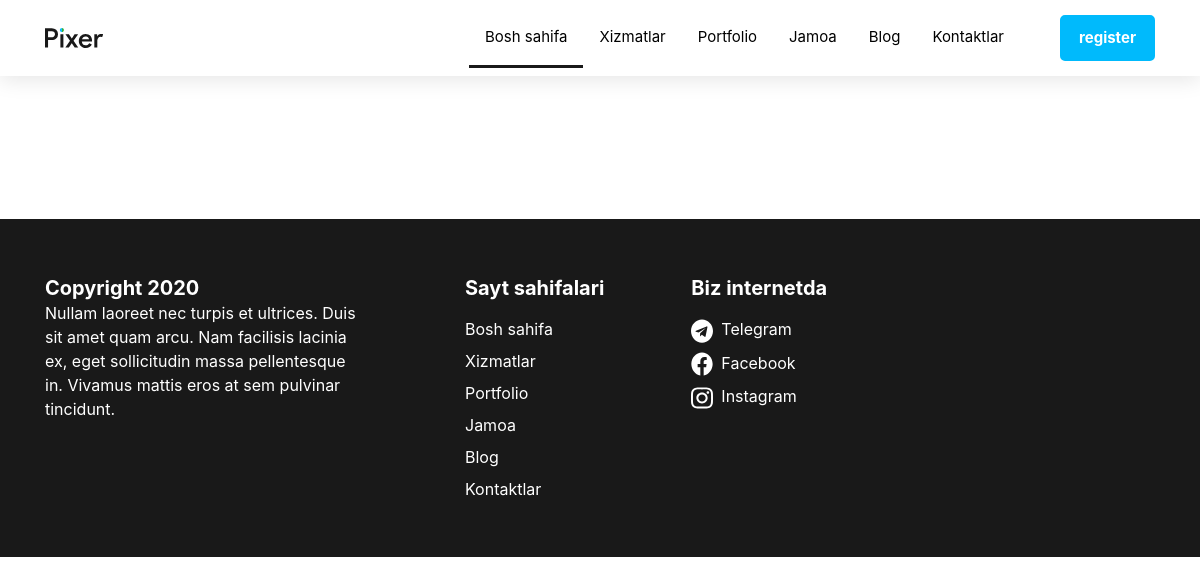
The app's page /frontend/, older data.
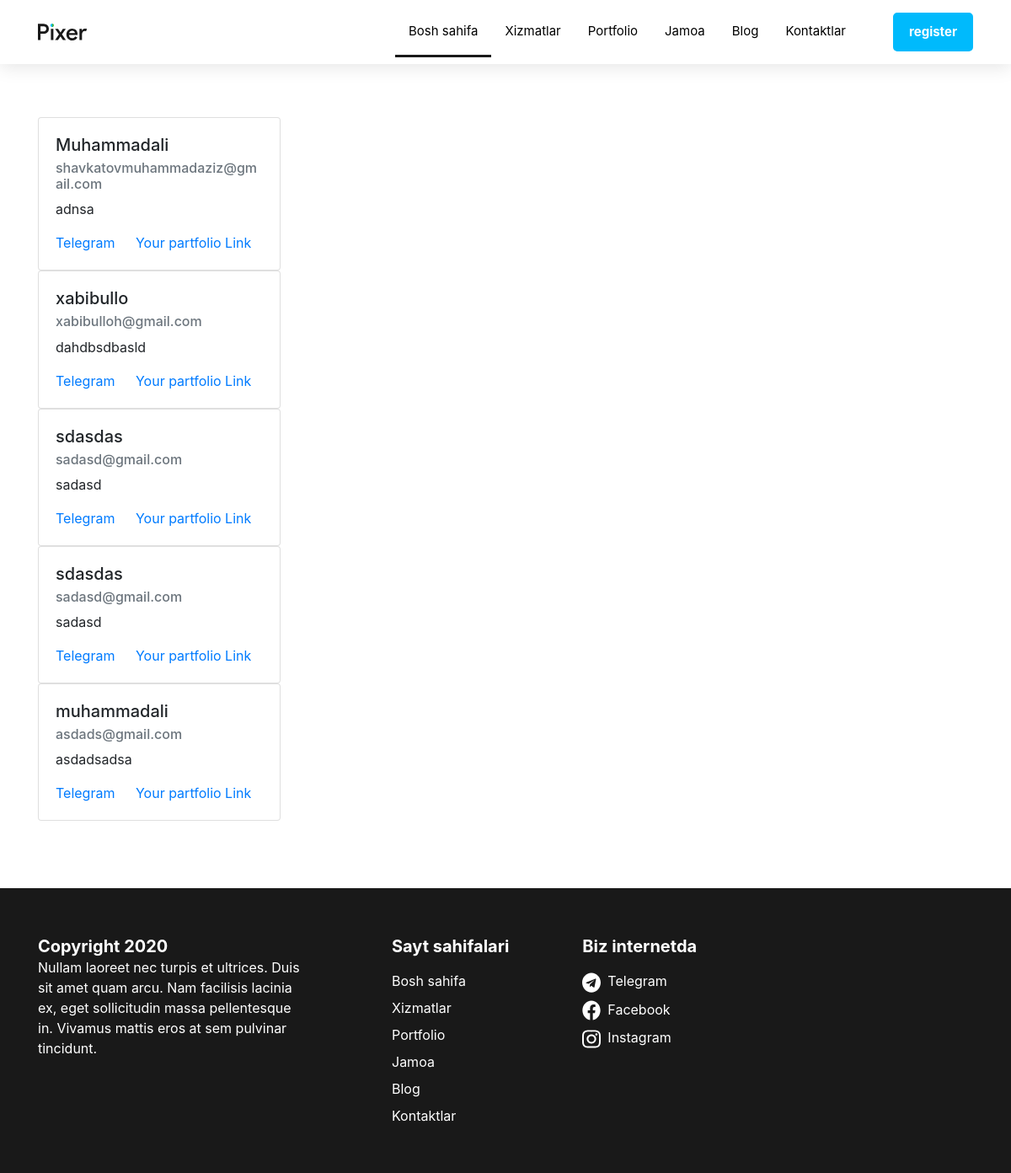
The same page, newer data.
### users/models.py (models this page shows, shortened)
class FrontendUsersModel(models.Model):
    name = models.CharField(max_length=225)
    description = models.CharField(max_length=225)
    email = models.EmailField()
    phone_number = models.CharField(max_length=50)
    telegram_link = models.URLField()
    part_link = models.URLField()
    class Meta:
        verbose_name = 'user'
        verbose_name_plural = 'users'

### users/views.py (the view)
def frontend_view(request):
    frontend = FrontendUsersModel.objects.all()
    context = {
        'frontend': frontend
    }
    return render(request, 'frontend.html', context=context)

### templates/frontend.html (shortened to what this page needs)
{% load static %}
<!DOCTYPE html>
<html lang="en">
<head>
    <link rel="stylesheet" href="{% static '/main.css' %}">
    <link rel="stylesheet" href="https://cdn.jsdelivr.net/npm/bootstrap@4.3.1/dist/css/bootstrap.min.css">
</head>
<body>
<header class="site-header">
        <div class="container">
            <div class="header-box">
                <a href="{static ./index.html}" class="header-logo-link">
                    <img src="{% static  '/img/pixeroldlogo.svg' %}" alt="pixer company old logo" class="header-logo">
                </a>
                <nav class="navbar">
                    <ul class="navbar-list list-styles">
                        <li class="navbar-item"><a href="./index.html" class="navbar-item-link">Bosh sahifa</a></li>
                        <li class="navbar-item"><a href="{% url 'users:service'  %}" class="navbar-item-link">Xizmatlar</a></li>
                        <li class="navbar-item"><a href="#" class="navbar-item-link">Portfolio</a></li>
                        <li class="navbar-item"><a href="#" class="navbar-item-link">Jamoa</a></li>
                        <li class="navbar-item"><a href="#" class="navbar-item-link">Blog</a></li>
                        <li class="navbar-item"><a href="#" class="navbar-item-link">Kontaktlar</a></li>
                    </ul>
                </nav>
                <a href="{% url 'users:front_register' %}" class="header-tel-link">register</a>
            </div>
        </div>
    </header>
    <section class="intro">
            <div class="container">
               {% for frontend in frontend %}
    <div class="card" style="width: 18rem;">
  <div class="card-body">
    <h5 class="card-title">{{ frontend.name }}</h5>
    <h6 class="card-subtitle mb-2 text-muted"><a>{{ frontend.email }}</a></h6>
    <p class="card-text">{{ frontend.description }}</p>
    <a href="{{ frontend.telegram_link }}" class="card-link">Telegram</a>
    <a href="{{ frontend.part_link }}" class="card-link">Your partfolio Link</a>
  </div>
</div>
    {% endfor %}
            </div>
        </section>
<footer class="site-footer">
        <div class="container">
            <div class="footer-box">
                <div class="footer-text-wrapper">
                    <p class="footer-text">
                        Nullam laoreet nec turpis et ultrices. Duis sit amet quam arcu. Nam facilisis lacinia ex,
                        eget sollicitudin massa pellentesque in. Vivamus mattis eros at sem pulvinar tincidunt.
                    </p>
                </div>
                <div class="footer-pages-wrapper">
                    <strong class="footer-box-title">Sayt sahifalari</strong>
                    <ul class="footer-list list-styles">
                        <li class="footer-pages-item"><a href="./index.html" class="footer-item-link">Bosh sahifa</a></li>
                        <li class="footer-pages-item"><a href="{% url 'users:service'  %}" class="footer-item-link">Xizmatlar</a></li>
                        <li class="footer-pages-item"><a href="#" class="footer-item-link">Portfolio</a></li>
                        <li class="footer-pages-item"><a href="#" class="footer-item-link">Jamoa</a></li>
                        <li class="footer-pages-item"><a href="#" class="footer-item-link">Blog</a></li>
                        <li class="footer-pages-item"><a href="#" class="footer-item-link">Kontaktlar</a></li>
                    </ul>
                </div>
                <div class="footer-social-wrapper">
                    <strong class="footer-box-title">Biz internetda</strong>
                    <ul class="footer-list list-styles">
                        <li class="footer-social-item">
                            <a href="https://telegram.org/" target="_blank" class="footer-item-link footer-social-telegram">Telegram</a>
                        </li>
                        <li class="footer-social-item">
                            <a href="https://www.facebook.com/" target="_blank" class="footer-item-link footer-social-facebook">Facebook</a>
                        </li>
                        <li class="footer-social-item">
                            <a href="https://www.instagram.com/" target="_blank" class="footer-item-link footer-social-instagram">Instagram</a>
                        </li>
                    </ul>
                </div>
            </div>
        </div>
    </footer>
</body>
</html>

### assets/main.css (style rules this page uses)
* { box-sizing: border-box; }
body { margin: 0; font-family: "Open Sans"; font-weight: 400; }
img { display: block; }
.container { width: 1140px; margin: 0 auto; padding: 0 20px; }
.list-styles { margin-top: 0; margin-bottom: 0; padding-left: 0; list-style: none; }
.site-header { position: fixed; top: 0; right: 0; left: 0; box-shadow: 0px 4px 20px 0px #0000001a; background-color: #fff; }
.header-box { display: flex; align-items: center; }
.navbar { margin-left: auto; }
.navbar-list { display: flex; margin-right: 24px; }
.navbar-item { border-bottom: 3px solid transparent; padding: 16px; }
.navbar-item:nth-child(1) { border-bottom: 3px solid #191919; }
.navbar-item-link { font-size: 15px; line-height: 24px; text-decoration-line: none; color: #000; }
.header-tel-link { font-size: 15px; font-weight: 700; line-height: 24px; border: 3px solid #00bafc; border-radius: 5px; padding: 8px 16px; text-decoration-line: none; color: #fff; background-color: #00bafc; }
.intro { margin-top: 59px; padding: 80px 0; }
.site-footer { padding-top: 56px; padding-bottom: 56px; background-color: #191919; }
.footer-box { display: flex; align-items: flex-start; }
.footer-text-wrapper { width: 320px; margin-right: 100px; }
.footer-text-wrapper::before { content: "Copyright 2020"; font-size: 20px; font-weight: 700; line-height: 26px; color: #fff; }
.footer-text { font-size: 16px; line-height: 24px; color: #fff; }
.footer-pages-wrapper { margin-right: 87px; }
.footer-box-title { font-size: 20px; font-weight: 700; line-height: 26px; color: #fff; }
.footer-list { display: flex; flex-direction: column; row-gap: 8px; margin-top: 16px; }
.footer-item-link { font-size: 16px; line-height: 24px; text-decoration-line: none; color: #fff; }
.footer-social-telegram::before { content: ""; display: inline-block; width: 22px; height: 24px; margin-right: 8px; vertical-align: middle; background-image: url("../images/telegramicon.svg"); background-size: 22px 24px; background-repeat: no-repeat; }
.footer-social-facebook::before { content: ""; display: inline-block; width: 22px; height: 24px; margin-right: 8px; vertical-align: middle; background-image: url("../images/facebookicon.svg"); background-size: 22px 24px; background-repeat: no-repeat; }
.footer-social-instagram::before { content: ""; display: inline-block; width: 22px; height: 24px; margin-right: 8px; vertical-align: middle; background-image: url("../images/instagramicon.svg"); background-size: 22px 24px; background-repeat: no-repeat; }

Row changes from the older to the newer data that the page shows:
added FrontendUsersModel: name "Muhammadali", email "shavkatovmuhammadaziz@gmail.com", description "adnsa"
added FrontendUsersModel: name "xabibullo", email "xabibulloh@gmail.com", description "dahdbsdbasld"
added FrontendUsersModel: name "sdasdas", email "sadasd@gmail.com", description "sadasd"
added FrontendUsersModel: name "sdasdas", email "sadasd@gmail.com", description "sadasd"
added FrontendUsersModel: name "muhammadali", email "asdads@gmail.com", description "asdadsadsa"
